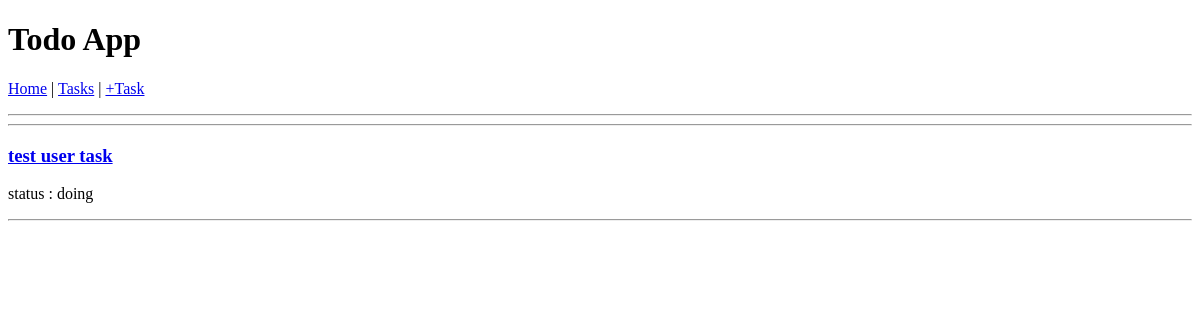
The app's page /tasks/ (signed in), older data.
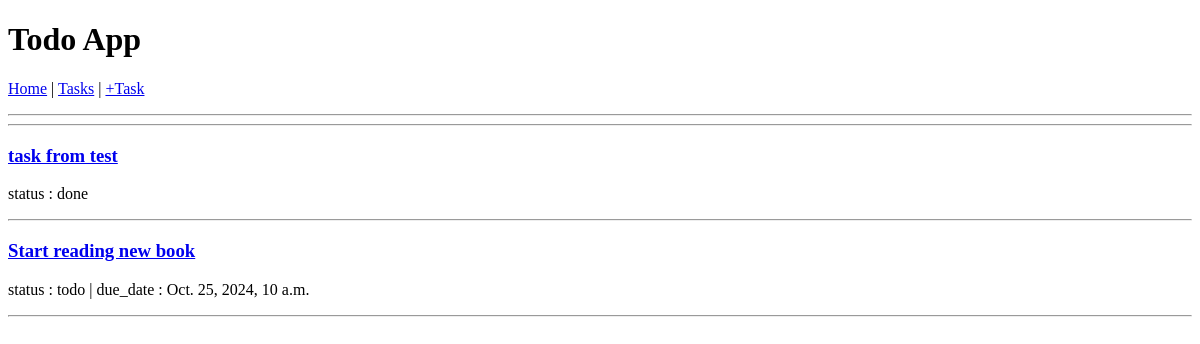
The same page, newer data.
### todo/models.py (models this page shows, shortened)
class Task(models.Model):
    user = models.ForeignKey(settings.AUTH_USER_MODEL, on_delete=models.CASCADE)
    title = models.CharField(max_length=200)
    description = models.TextField(blank=True, null=True)
    due_date = models.DateTimeField(blank=True, null=True)
    STATUS_CHOICES = (
        ("todo", "Todo"),
        ("doing", "Doing"),
        ("done", "Done"),
    )
    status = models.CharField(max_length=5, choices=STATUS_CHOICES)

### todo/views.py (the view)
# urls.py: path("tasks/", TaskListView.as_view(), name="task_list"),
class TaskListView(LoginRequiredMixin, ListView):
    model = Task
    template_name = "task_list.html"
    def get_queryset(self):
        return Task.objects.filter(user=self.request.user)

### templates/task_list.html (shortened to what this page needs)
{% extends "base.html" %}
{% block content %}
{% for task in task_list %}
    <h3><a href="{% url 'task_detail' task.pk %}">{{ task.title }}</a></h3>
    <p>status : {{ task.status }}
        {% if task.due_date %}| due_date : {{ task.due_date }}{% endif %}</p>
    <hr>
{% endfor %}
{% endblock content %}

### templates/base.html (shortened to what this page needs)
{% load static %}
<!DOCTYPE html>
<html>
    <head>
        <h1>Todo App</h1>
        {% if user.is_authenticated %}
            <p><a href="{% url 'home' %}">Home</a> | <a href="{% url 'task_list' %}">Tasks</a> | <a href="{% url 'task_add' %}">+Task</a></p>
        {% else %}
            <p><a href="{% url 'login' %}">Log In</a> | <a href="{% url 'signup' %}">Sign Up</a></p>
        {% endif %}
        <hr>
        <hr>
    </head>
    <body>
        <main>
            {% block content %}
            {% endblock content %}
        </main>
    </body>
</html>

Row changes from the older to the newer data that the page shows:
removed Task: title "test user task", status "doing"
added Task: title "task from test", status "done"
added Task: title "Start reading new book", status "todo", due_date "Oct. 25, 2024, 10 a.m."
